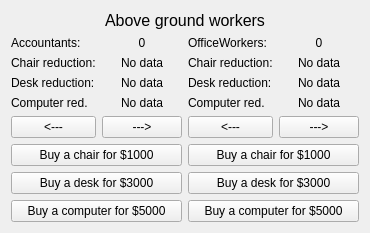
   <widget class="QWidget" name="gridLayoutWidget_7">
    <property name="geometry">
     <rect>
      <x>880</x>
      <y>260</y>
      <width>351</width>
      <height>213</height>
     </rect>
    </property>
    <layout class="QGridLayout" name="gridLayout_6">
     <item row="4" column="1">
      <widget class="QLabel" name="labelComputerAcc">
       <property name="text">
        <string>No data</string>
       </property>
       <property name="alignment">
        <set>Qt::AlignCenter</set>
       </property>
      </widget>
     </item>
     <item row="1" column="2">
      <widget class="QLabel" name="label_44">
       <property name="text">
        <string>OfficeWorkers:</string>
       </property>
      </widget>
     </item>
     <item row="5" column="1">
      <widget class="QPushButton" name="AccRightBtn">
       <property name="text">
        <string>---&gt;</string>
       </property>
      </widget>
     </item>
     <item row="1" column="1">
      <widget class="QLabel" name="labelAccSize">
       <property name="text">
        <string>0</string>
       </property>
       <property name="alignment">
        <set>Qt::AlignCenter</set>
       </property>
      </widget>
     </item>
     <item row="1" column="3">
      <widget class="QLabel" name="labelOffSize">
       <property name="text">
        <string>0</string>
       </property>
       <property name="alignment">
        <set>Qt::AlignCenter</set>
       </property>
      </widget>
     </item>
     <item row="2" column="0">
      <widget class="QLabel" name="label_47">
       <property name="text">
        <string>Chair reduction:</string>
       </property>
      </widget>
     </item>
     <item row="3" column="0">
      <widget class="QLabel" name="label_48">
       <property name="text">
        <string>Desk reduction:</string>
       </property>
      </widget>
     </item>
     <item row="2" column="1">
      <widget class="QLabel" name="labelChairAcc">
       <property name="text">
        <string>No data</string>
       </property>
       <property name="alignment">
        <set>Qt::AlignCenter</set>
       </property>
      </widget>
     </item>
     <item row="5" column="0">
      <widget class="QPushButton" name="AccLeftBtn">
       <property name="text">
        <string>&lt;---</string>
       </property>
      </widget>
     </item>
     <item row="0" column="0" colspan="4">
      <widget class="QLabel" name="label_38">
       <property name="font">
        <font>
         <pointsize>12</pointsize>
        </font>
       </property>
       <property name="text">
        <string>Above ground workers</string>
       </property>
       <property name="alignment">
        <set>Qt::AlignCenter</set>
       </property>
      </widget>
     </item>
     <item row="3" column="1">
      <widget class="QLabel" name="labelDeskAcc">
       <property name="text">
        <string>No data</string>
       </property>
       <property name="alignment">
        <set>Qt::AlignCenter</set>
       </property>
      </widget>
     </item>
     <item row="4" column="0">
      <widget class="QLabel" name="label_49">
       <property name="text">
        <string>Computer red.</string>
       </property>
      </widget>
     </item>
     <item row="1" column="0">
      <widget class="QLabel" name="label_39">
       <property name="text">
        <string>Accountants:</string>
       </property>
      </widget>
     </item>
     <item row="6" column="0" colspan="2">
      <widget class="QPushButton" name="buyChairAccBtn">
       <property name="text">
        <string>Buy a chair for $1000</string>
       </property>
      </widget>
     </item>
     <item row="7" column="0" colspan="2">
      <widget class="QPushButton" name="buyDeskAccBtn">
       <property name="text">
        <string>Buy a desk for $3000</string>
       </property>
      </widget>
     </item>
     <item row="8" column="0" colspan="2">
      <widget class="QPushButton" name="BuyComputerAccBtn">
       <property name="text">
        <string>Buy a computer for $5000</string>
       </property>
      </widget>
     </item>
     <item row="2" column="2">
      <widget class="QLabel" name="label_53">
       <property name="text">
        <string>Chair reduction:</string>
       </property>
      </widget>
     </item>
     <item row="3" column="2">
      <widget class="QLabel" name="label_54">
       <property name="text">
        <string>Desk reduction:</string>
       </property>
      </widget>
     </item>
     <item row="4" column="2">
      <widget class="QLabel" name="label_55">
       <property name="text">
        <string>Computer red.</string>
       </property>
      </widget>
     </item>
     <item row="4" column="3">
      <widget class="QLabel" name="labelComputerOff">
       <property name="text">
        <string>No data</string>
       </property>
       <property name="alignment">
        <set>Qt::AlignCenter</set>
       </property>
      </widget>
     </item>
     <item row="3" column="3">
      <widget class="QLabel" name="labelDeskOff">
       <property name="text">
        <string>No data</string>
       </property>
       <property name="alignment">
        <set>Qt::AlignCenter</set>
       </property>
      </widget>
     </item>
     <item row="2" column="3">
      <widget class="QLabel" name="labelChairOff">
       <property name="text">
        <string>No data</string>
       </property>
       <property name="alignment">
        <set>Qt::AlignCenter</set>
       </property>
      </widget>
     </item>
     <item row="5" column="2">
      <widget class="QPushButton" name="OffLeftBtn">
       <property name="text">
        <string>&lt;---</string>
       </property>
      </widget>
     </item>
     <item row="5" column="3">
      <widget class="QPushButton" name="OffRightBtn">
       <property name="text">
        <string>---&gt;</string>
       </property>
      </widget>
     </item>
     <item row="6" column="2" colspan="2">
      <widget class="QPushButton" name="buyChairOffBtn">
       <property name="text">
        <string>Buy a chair for $1000</string>
       </property>
      </widget>
     </item>
     <item row="7" column="2" colspan="2">
      <widget class="QPushButton" name="buyDeskOffBtn">
       <property name="text">
        <string>Buy a desk for $3000</string>
       </property>
      </widget>
     </item>
     <item row="8" column="2" colspan="2">
      <widget class="QPushButton" name="buyComputerOffBtn">
       <property name="text">
        <string>Buy a computer for $5000</string>
       </property>
      </widget>
     </item>
    </layout>
    <zorder>BuyComputerAccBtn</zorder>
    <zorder>OffRightBtn</zorder>
    <zorder>label_38</zorder>
    <zorder>label_39</zorder>
    <zorder>label_44</zorder>
    <zorder>labelAccSize</zorder>
    <zorder>labelOffSize</zorder>
    <zorder>label_47</zorder>
    <zorder>label_48</zorder>
    <zorder>label_49</zorder>
    <zorder>labelChairAcc</zorder>
    <zorder>labelDeskAcc</zorder>
    <zorder>labelComputerAcc</zorder>
    <zorder>AccLeftBtn</zorder>
    <zorder>AccRightBtn</zorder>
    <zorder>buyChairAccBtn</zorder>
    <zorder>buyDeskAccBtn</zorder>
    <zorder>buyChairOffBtn</zorder>
    <zorder>buyDeskOffBtn</zorder>
    <zorder>buyComputerOffBtn</zorder>
    <zorder>label_53</zorder>
    <zorder>label_54</zorder>
    <zorder>label_55</zorder>
    <zorder>labelComputerOff</zorder>
    <zorder>labelDeskOff</zorder>
    <zorder>labelChairOff</zorder>
    <zorder>OffLeftBtn</zorder>
   </widget>
